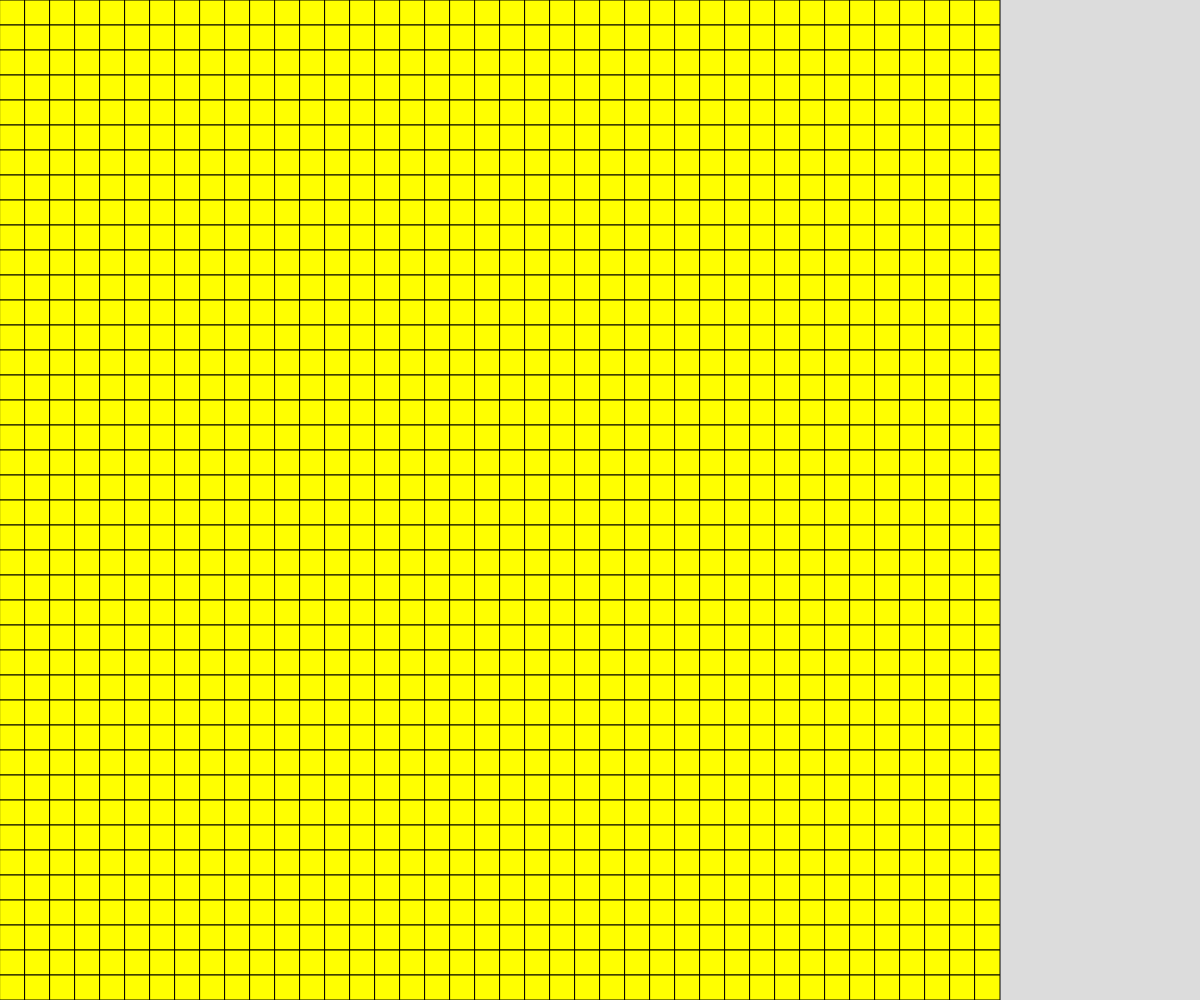
Frame 1 (no input)
Frame 60 (no input): identical to frame 1, image omitted
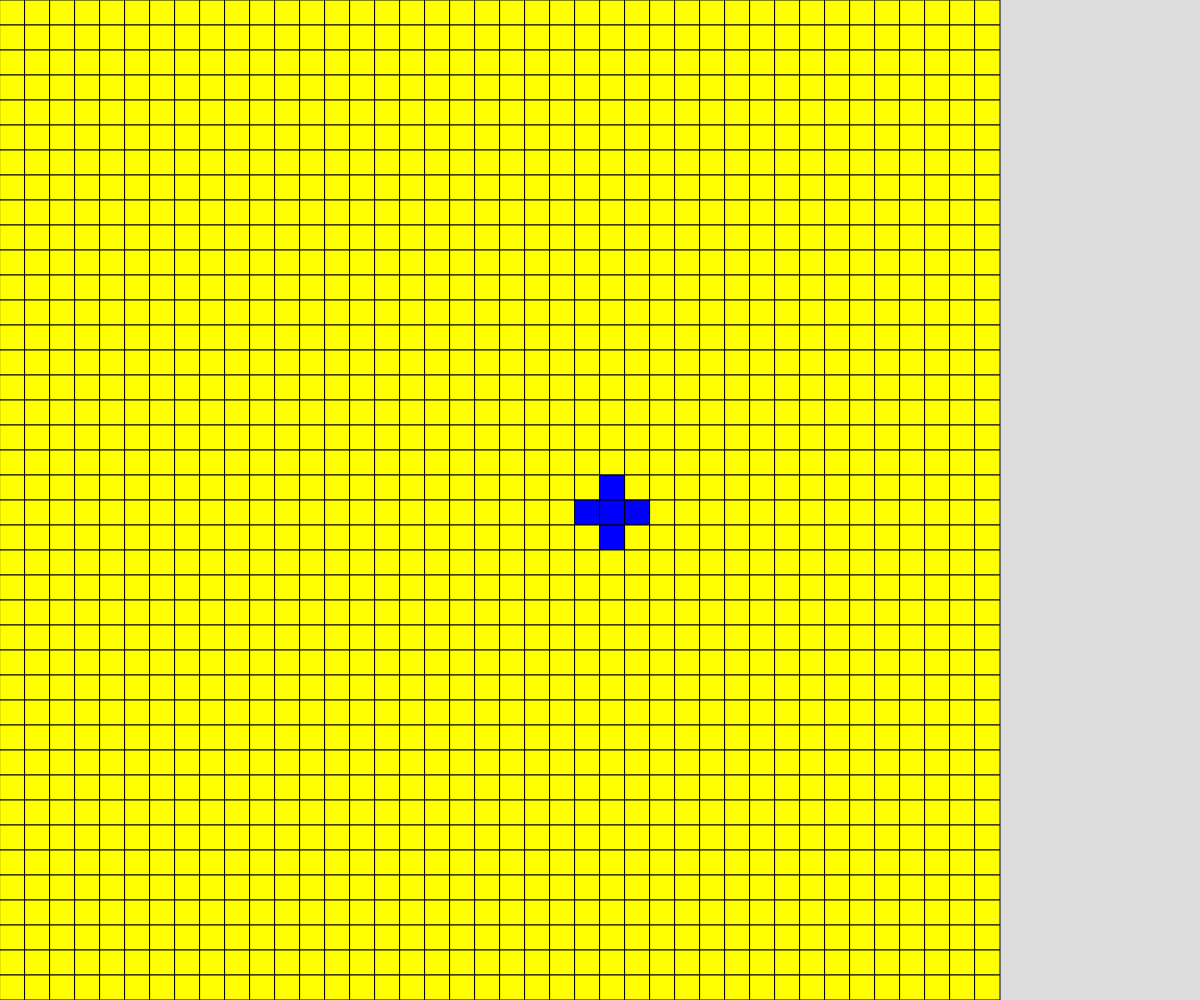
Frame 120 (the mouse pressed at the canvas centre since frame 60)

The p5.js sketch that drew these frames (run headless with seeded random() and noise() and a simulated clock; from frame 60 on, the mouse is pressed at the canvas centre):

// p5.js sketch
// ── sketch.js
// Color game


const ROW = 40;
const COLS = 40;
let grid;
let cellSize;

function setup() {
  createCanvas(windowWidth, windowHeight);
  grid = createEmpty2dArray(ROW, COLS);

  if (width < height){
    cellSize = width / COLS;
  }
  else{
    cellSize = height/ ROW;
  }
}

function draw() {
  background(220);
  displayGrid(grid);
}

function mousePressed(){
  let x = Math.floor(mouseX/cellSize);
  let y = Math.floor(mouseY/cellSize);

  if (x <= ROW -1){
    toggleCell(x + 1,y);
    toggleCell(x - 1,y);
    toggleCell(x,y + 1);
    toggleCell(x,y - 1);
    toggleCell(x,y);
  }

}

function toggleCell(x, y) {
  if (x >= 0 && x <ROW  && y >= 0 && y< COLS ){
    if (grid[x][y] ===0){
      grid[x][y] =1;
    }
    else if (grid[x][y] ===1){
      grid[x][y] =0;
    }
  }
}


function displayGrid(grid){
  for (let x = 0; x < ROW; x++) {
    for (let y = 0; y < COLS; y++) {
      if (grid[x][y] === 0){
        fill("yellow");
      }
      if (grid[x][y] === 1){
        fill("blue");
      }
      rect(x * cellSize, y *cellSize, cellSize, cellSize);
    }
  }

}


function createEmpty2dArray(ROWS, COLS){
  let fillerArray = [];

  for (let x = 0; x < ROWS; x++) {
    fillerArray.push([]);
    for (let y = 0; y < COLS; y++) {
      fillerArray[x].push(0); 


    }

  }
  return fillerArray;
}
